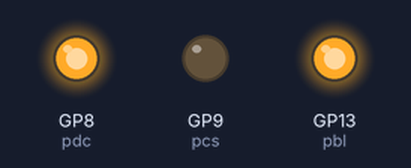
Recording of a program running on a simulated Raspberry Pi Pico running MicroPython. Parts: output pins drawn as LEDs (lit = HIGH). Library files of the repository ran but are not shown: st7789_4bit.py; pins used as bus, display or sensor lines are not drawn. At 1.4 s the program stops and its outputs stay as they are.

Above: at 0.2 s.
Timing chart, 0 to 1.7 s (numbered marks = the images above):
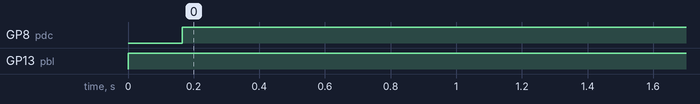

Measured:
- by itself, GP8 (pdc): LOW → HIGH at 0.16 s
- by itself, GP13 (pbl): LOW → HIGH at 0.00 s

The program:

color_setup.py
```python
# color_setup.py Customise for your hardware config

# Released under the MIT License (MIT). See LICENSE.
# Copyright (c) 2020 Peter Hinch

# As written, supports:
# Adafruit 1.5" 128*128 OLED display: https://www.adafruit.com/product/1431
# Adafruit 1.27" 128*96 display https://www.adafruit.com/product/1673
# Edit the driver import for other displays.

# Demo of initialisation procedure designed to minimise risk of memory fail
# when instantiating the frame buffer. The aim is to do this as early as
# possible before importing other modules.

# WIRING (Adafruit pin nos and names).
# Pyb   SSD
# 3v3   Vin (10)
# Gnd   Gnd (11)
# Y1    DC (3 DC)
# Y2    CS (5 OC OLEDCS)
# Y3    Rst (4 R RESET)
# Y6    CLK (2 CL SCK)
# Y8    DATA (1 SI MOSI)

from machine import Pin, SPI
# color_setup.py Customise for your hardware config

# Released under the MIT License (MIT). See LICENSE.
# Copyright (c) 2020 Peter Hinch

# As written, supports:
# Adafruit 1.5" 128*128 OLED display: https://www.adafruit.com/product/1431
# Adafruit 1.27" 128*96 display https://www.adafruit.com/product/1673
# Edit the driver import for other displays.

# Demo of initialisation procedure designed to minimise risk of memory fail
# when instantiating the frame buffer. The aim is to do this as early as
# possible before importing other modules.

# WIRING (Adafruit pin nos and names).
# Pyb   SSD
# 3v3   Vin (10)
# Gnd   Gnd (11)
# Y1    DC (3 DC)
# Y2    CS (5 OC OLEDCS)
# Y3    Rst (4 R RESET)
# Y6    CLK (2 CL SCK)
# Y8    DATA (1 SI MOSI)

from machine import Pin, SPI
from st7789_4bit import *
import gc

# *** Choose your color display driver here ***
# Driver supporting non-STM platforms
# from drivers.ssd1351.ssd1351_generic import SSD1351 as SSD

# STM specific driver
SSD = ST7789

pdc = Pin(8, Pin.OUT, value=0)
pcs = Pin(9, Pin.OUT, value=1)
prst = Pin(15, Pin.OUT, value=1)
pbl = Pin(13, Pin.OUT, value=1)

gc.collect()  # Precaution before instantiating framebuf
# Max baudrate produced by Pico is 31_250_000. ST7789 datasheet allows <= 62.5MHz.
# Note non-standard MISO pin. This works, verified by SD card.
spi = SPI(1, 60_000_000, sck=Pin(10), mosi=Pin(11), miso=Pin(12))
#ssd = SSD(spi, height=320, width=240, disp_mode=0, dc=pdc, cs=pcs, rst=prst)
ssd = SSD(spi, height=240, width=320, disp_mode=PORTRAIT, dc=pdc, cs=pcs, rst=prst)
import gc

# *** Choose your color display driver here ***
# Driver supporting non-STM platforms
# from drivers.ssd1351.ssd1351_generic import SSD1351 as SSD

# STM specific driver
#SSD = ST7789

#pdc = Pin(8, Pin.OUT, value=0)
#pcs = Pin(9, Pin.OUT, value=1)
#prst = Pin(15, Pin.OUT, value=1)
#pbl = Pin(13, Pin.OUT, value=1)

#gc.collect()  # Precaution before instantiating framebuf
# Max baudrate produced by Pico is 31_250_000. ST7789 datasheet allows <= 62.5MHz.
# Note non-standard MISO pin. This works, verified by SD card.
#spi = SPI(1, 60_000_000, sck=Pin(10), mosi=Pin(11), miso=Pin(12))
#ssd = SSD(spi, height=320, width=240, disp_mode=0, dc=pdc, cs=pcs, rst=prst)
```

boolpalette.py
```python
# boolpalette.py Implement BoolPalette class
# This is a 2-value color palette for rendering monochrome glyphs to color
# FrameBuffer instances. Supports destinations with up to 16 bit color.

# Copyright (c) Peter Hinch 2021
# Released under the MIT license see LICENSE

import framebuf

class BoolPalette(framebuf.FrameBuffer):

    def __init__(self, mode):
        buf = bytearray(4)  # OK for <= 16 bit color
        super().__init__(buf, 2, 1, mode)

    def fg(self, color):  # Set foreground color
        self.pixel(1, 0, color)

    def bg(self, color):
        self.pixel(0, 0, color)
```
